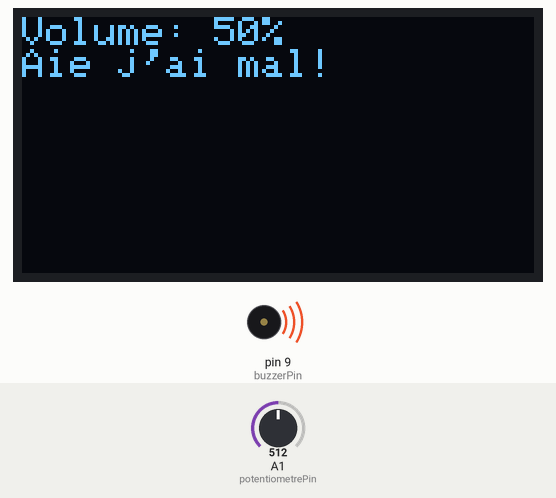
Simulated run of this sketch. Board: Arduino Uno, built with avr-gcc and run on an emulated ATmega328P. Shown: 128×64 one-colour display, buzzer (waves = sounding). The inputs (shaded band) are chosen by the test bench; at power-on: A1 (potentiometrePin) = 512. What the sketch prints to the serial monitor is not drawn.

Above: at 3.2 s.
3.3 s: A1 (potentiometrePin) set to 504
At 4.0 s:
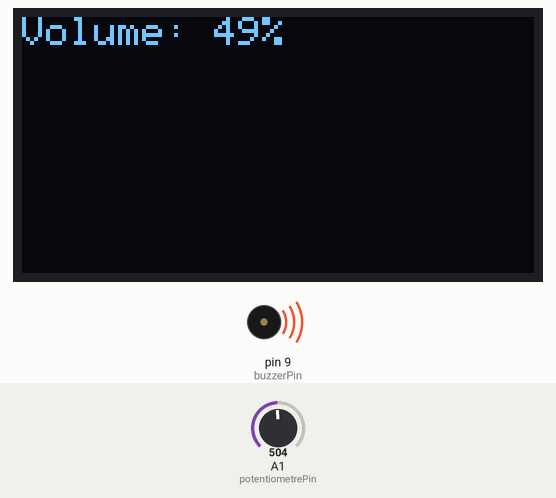
4.8 s: A1 (potentiometrePin) set to 1023
At 5.5 s:
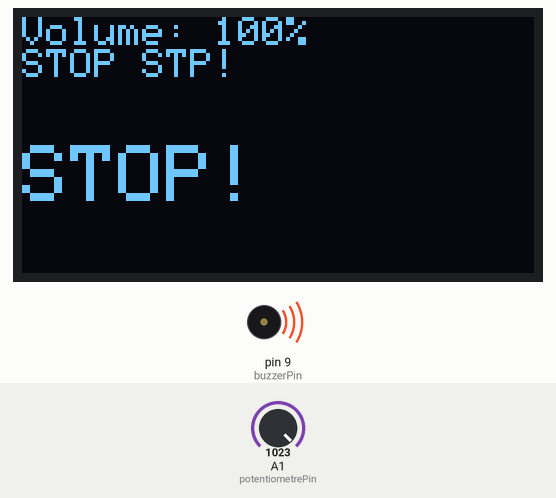
6.4 s: A1 (potentiometrePin) set to 936
At 7.6 s:
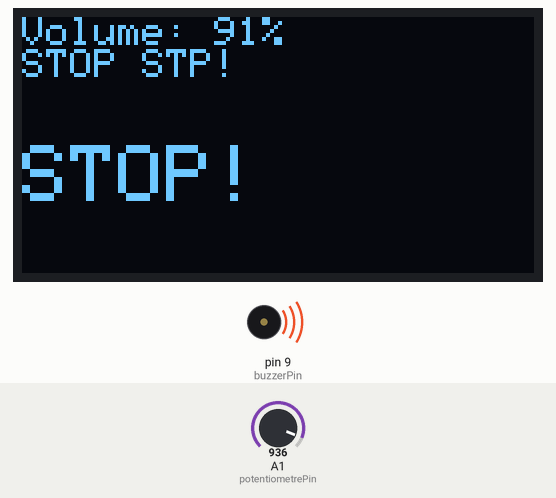
7.9 s: A1 (potentiometrePin) set to 903
At 8.6 s:
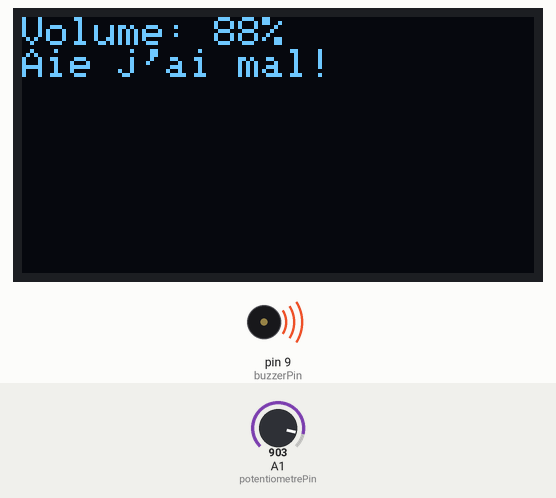
9.5 s: A1 (potentiometrePin) set to 511
At 10.6 s:
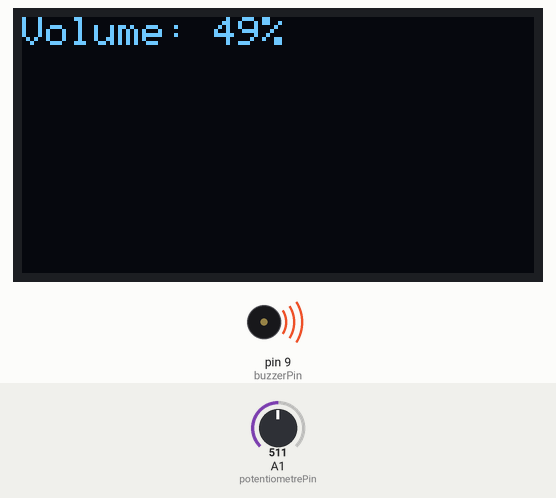
Timing chart, 0 to 12.1 s (numbered marks = the images above; inputs shaded):
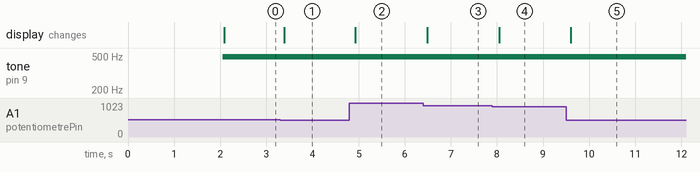

The sketch:

buzzer_potentiometre.ino
```cpp
#include <Wire.h>
#include <Adafruit_GFX.h>
#include <Adafruit_SSD1306.h>

#define SCREEN_WIDTH 128
#define SCREEN_HEIGHT 64
#define OLED_RESET -1
#define SCREEN_ADDRESS 0x3C

const int buzzerPin = 9;
const int potentiometrePin = A1;

Adafruit_SSD1306 display(SCREEN_WIDTH, SCREEN_HEIGHT, &Wire, OLED_RESET);

void setup() {
  pinMode(buzzerPin, OUTPUT);
  Serial.begin(9600);

  Serial.println("Initialisation de l'ecran OLED...");

  if(!display.begin(SSD1306_SWITCHCAPVCC, SCREEN_ADDRESS)) {
    Serial.println(F("Echec initialisation ecran OLED"));
    for(;;);
  }

  Serial.println("Ecran OLED initialise avec succes!");

  display.clearDisplay();
  display.setTextSize(1);
  display.setTextColor(SSD1306_WHITE);
  display.setCursor(0,0);
  display.println("Initialisation...");
  display.display();
  delay(2000);
}

void loop() {
  int valeurPot = analogRead(potentiometrePin);
  int volumeBuzzer = map(valeurPot, 0, 1023, 0, 255);
  int pourcentage = map(valeurPot, 0, 1023, 0, 100);

  analogWrite(buzzerPin, volumeBuzzer);

  display.clearDisplay();
  display.setTextSize(1);
  display.setCursor(0,0);
  display.print("Volume: ");
  display.print(pourcentage);
  display.println("%");

  // Petit bonus pour ajouter un message sur l'ecran en fonction du volume
  if (pourcentage >= 90) {
    display.println("STOP STP!");
    display.setTextSize(2);
    display.setCursor(0, 32);
    display.println("STOP!");
  } else if (pourcentage >= 50) {
    display.println("Aie j'ai mal!");
  }

  display.display();

  Serial.print("Valeur potentiometre: ");
  Serial.print(valeurPot);
  Serial.print(" Volume buzzer: ");
  Serial.println(volumeBuzzer);

  delay(100);
} 
```

Measured:
- the behaviour switches between 512 and 511 on A1 (potentiometrePin) (found by bisection; images 0 and 1)
- the behaviour switches between 921 and 920 on A1 (potentiometrePin) (found by bisection; images 3 and 4)
- after the input at 3.3 s, the display: changes after 0.08 s (image 1)
- after the input at 4.8 s, the display: changes after 0.13 s (image 2)
- after the input at 6.4 s, the display: changes after 0.09 s (image 3)
- after the input at 7.9 s, the display: changes after 0.15 s (image 4)
- after the input at 9.5 s, the display: changes after 0.10 s (image 5)
